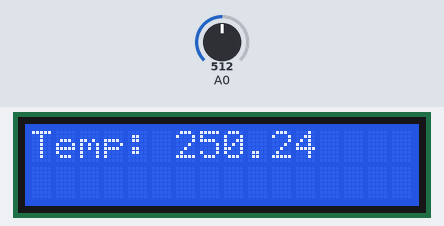
Simulated run of this sketch. Board: Arduino Uno, built with avr-gcc and run on an emulated ATmega328P. Shown: 16×2 character LCD. The test bench sets the inputs (shaded band); at power-on: A0 = 512.

Above: at 1.2 s.
1.3 s: A0 set to 716
At 2.2 s:
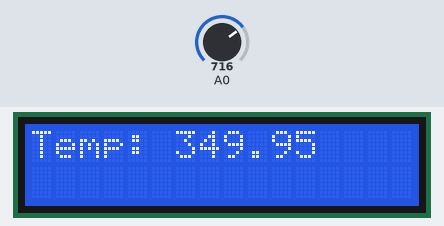
3.1 s: A0 set to 900
At 4.1 s:
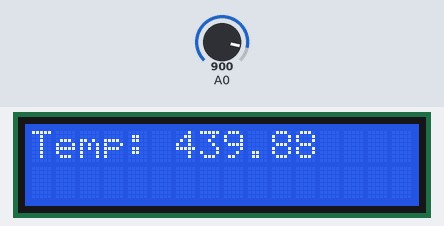
4.6 s: A0 set to 1023
At 6.0 s:
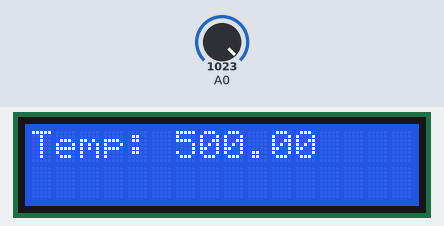
Timing chart, 0 to 7.6 s (numbered marks = the images above; inputs shaded):
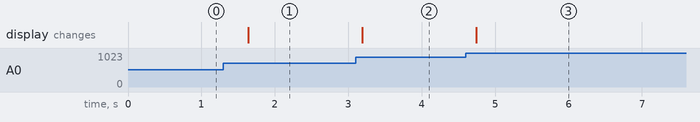

The sketch:

Projeto_043_LCD_16x2_com_Temperatura.ino
```cpp
// Projeto 043 - LCD 16x2 com Temperatura
// Arduino Uno | Arduino Neon Lab

#include <Wire.h>
 #include <LiquidCrystal_I2C.h>

 LiquidCrystal_I2C lcd(0x27,16,2);
 void setup(){ lcd.init(); lcd.backlight(); }
 void loop(){
   float t = analogRead(A0) * 5.0 / 1023.0 * 100.0;
   lcd.setCursor(0,0); lcd.print("Temp:      "); lcd.setCursor(6,0); lcd.print(t);
   delay(500);
 }
```

Measured:
- after the input at 1.3 s, the display: changes after 0.34 s (image 1)
- after the input at 3.1 s, the display: changes after 0.09 s (image 2)
- after the input at 4.6 s, the display: changes after 0.14 s (image 3)
